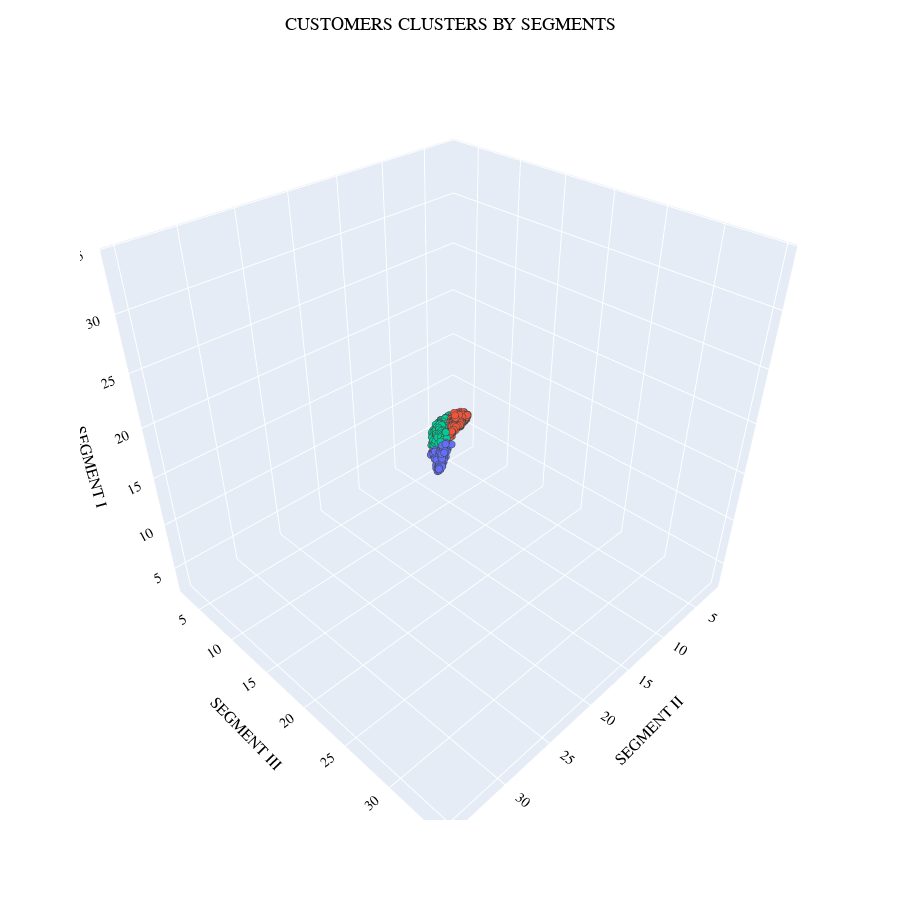

The notebook cell saved with this chart:
### Markdown cell above
- <span style='font-family:"Times New Roman"'> <span styel=''>  I decide to use KMeans clustering algorithm because of fast, cheap and be convenient.

- <span style='font-family:"Times New Roman"'> <span styel=''> Resoruces= [https://en.wikipedia.org/wiki/K-means_clustering]

- <span style='font-family:"Times New Roman"'> <span styel=''> You may ask how to determine the name of the clusters. I name it "SEGMENT I" whichever cluster has more customers. ie SEGMENT I > SEGMENT II > SEGMENT III (according to customer number). I haven't set a specific feature by cluster yet. In the conclusion, we will find the set properties by reviewing the tables. So these names are just descriptive.

### Code cell
fig = px.scatter_3d(
    comp,
    x=0,
    y=1,
    z=2,
    color=new_data['Clusters'],
    labels={'0': 'SEGMENT II',
            '1': 'SEGMENT III',
            '2': 'SEGMENT I'})

fig.update_traces(hovertemplate = 'SEGMENT II: %{x} <br>SEGMENT III: %{y} <br>SEGMENT I: %{z}',
                 marker=dict(size=2.5,
                              line=dict(width=2)))


fig.update_layout(width = 900, height = 900,
                  showlegend = False,
                  scene = dict(xaxis = dict(title = 'SEGMENT II',
                                            titlefont_color = 'black'),
                                yaxis = dict(title = 'SEGMENT III',
                                             titlefont_color = 'black'),
                                zaxis = dict(title = 'SEGMENT I',
                                             titlefont_color = 'black')),
                   font = dict(family = "TimesNewRoman",
                               color="black", size = 13),
                   title_text = 'CUSTOMERS CLUSTERS BY SEGMENTS',
                  title_x = 0.5,
                 legend = dict(font = dict(size = 15,
                                           color = "black"))
)

fig.show()

### Figure 1 — Plotly figure (JSON) as saved in the notebook; plotly's stock layout.template omitted (floating-point values rounded to 4 significant figures; data arrays with more than 128 entries replaced by an {"elided": "..."} marker saying what was removed)
{"data": [{"hovertemplate": "SEGMENT II: %{x} <br>SEGMENT III: %{y} <br>SEGMENT I: %{z}", "legendgroup": "SEGMENT III", "marker": {"color": "#636efa", "line": {"width": 2}, "size": 2.5, "symbol": "circle"}, "mode": "markers", "name": "SEGMENT III", "scene": "scene", "showlegend": true, "type": "scatter3d", "x": {"elided": "561 float values"}, "y": {"elided": "561 float values"}, "z": {"elided": "561 float values"}}, {"hovertemplate": "SEGMENT II: %{x} <br>SEGMENT III: %{y} <br>SEGMENT I: %{z}", "legendgroup": "SEGMENT I", "marker": {"color": "#EF553B", "line": {"width": 2}, "size": 2.5, "symbol": "circle"}, "mode": "markers", "name": "SEGMENT I", "scene": "scene", "showlegend": true, "type": "scatter3d", "x": {"elided": "1009 float values"}, "y": {"elided": "1009 float values"}, "z": {"elided": "1009 float values"}}, {"hovertemplate": "SEGMENT II: %{x} <br>SEGMENT III: %{y} <br>SEGMENT I: %{z}", "legendgroup": "SEGMENT II", "marker": {"color": "#00cc96", "line": {"width": 2}, "size": 2.5, "symbol": "circle"}, "mode": "markers", "name": "SEGMENT II", "scene": "scene", "showlegend": true, "type": "scatter3d", "x": {"elided": "659 float values"}, "y": {"elided": "659 float values"}, "z": {"elided": "659 float values"}}], "layout": {"font": {"color": "black", "family": "TimesNewRoman", "size": 13}, "height": 900, "legend": {"font": {"color": "black", "size": 15}, "title": {"text": "color"}, "tracegroupgap": 0}, "margin": {"t": 60}, "scene": {"domain": {"x": [0.0, 1.0], "y": [0.0, 1.0]}, "xaxis": {"title": {"font": {"color": "black"}, "text": "SEGMENT II"}}, "yaxis": {"title": {"font": {"color": "black"}, "text": "SEGMENT III"}}, "zaxis": {"title": {"font": {"color": "black"}, "text": "SEGMENT I"}}}, "showlegend": false, "title": {"text": "CUSTOMERS CLUSTERS BY SEGMENTS", "x": 0.5}, "width": 900}}
